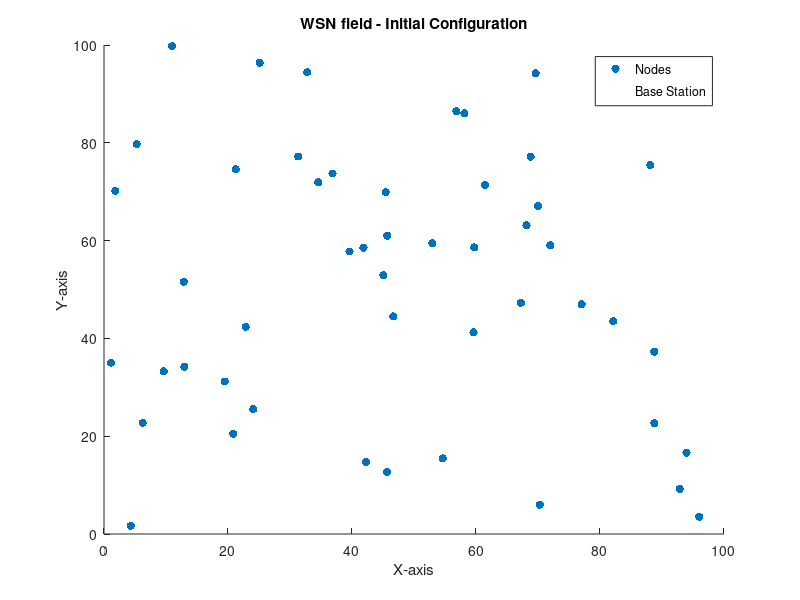
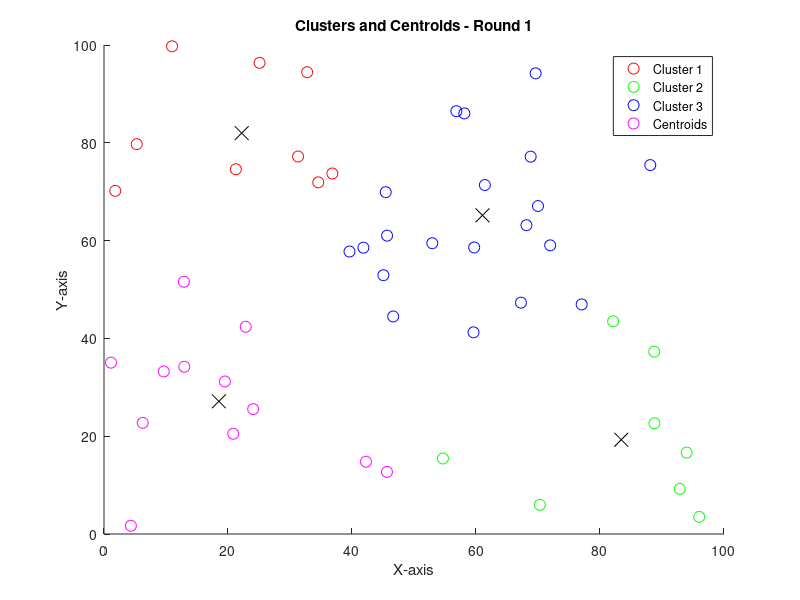
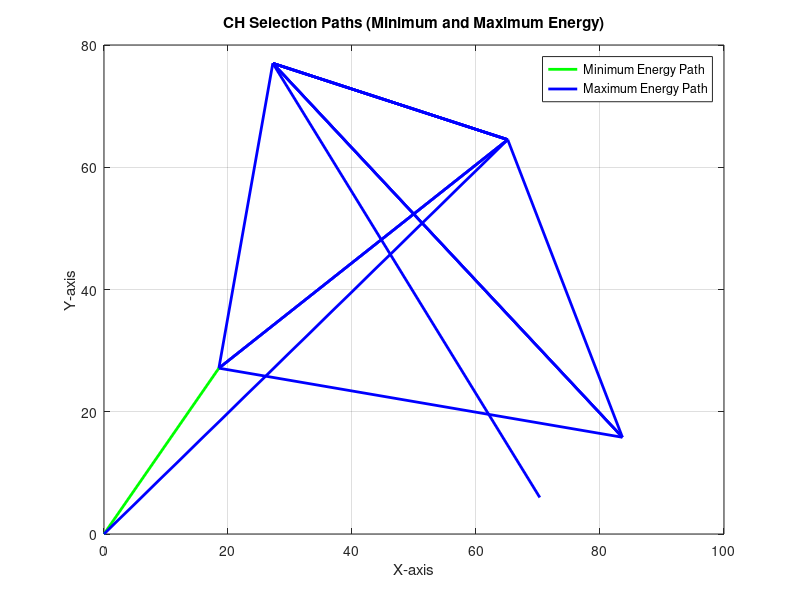
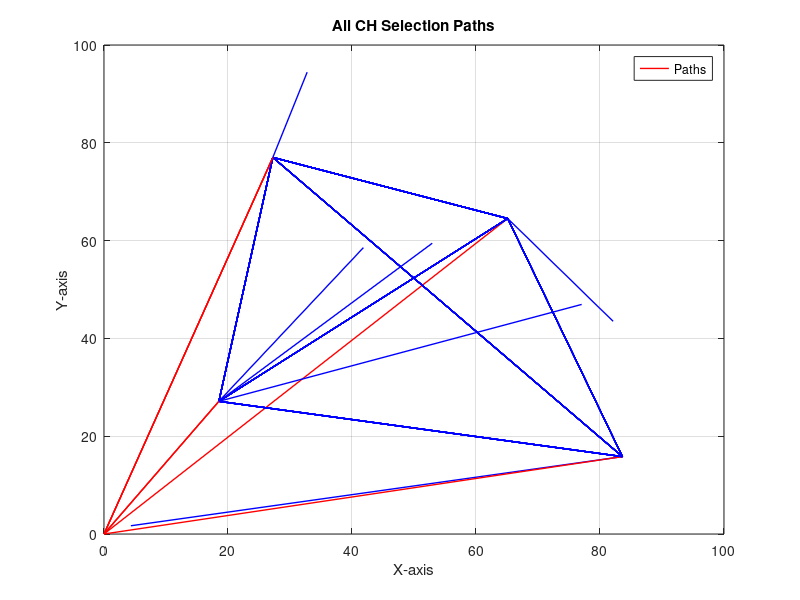

Reproduce these figures in MATLAB, in order.
clc; 
clear all;
close all;
% Step 1: Start
% Step 2: Setting up WSN simulation parameters
Bits = 1000; % Replace with your specific value or calculation
networkSize = 100;  % Size of the WSN field
BS_location = [0, 0];  % Base station location
n = 50;  % Number of nodes
alivenodes = n;
Eo = 0.5;  % Initial energy of each node
ETX = 50e-9;  % Energy used in transmitting
ERX = 50e-9;  % Energy used in receiving
Eamp = 0.0013e-12;  % Transmission energy for amplifier
Efs = 10e-12;  % Reception energy for amplifier
EDA = 5e-9;  % Data aggregation energy

% Initialize a variable to store plotted paths
plottedPaths = {};

% Visualize the CH selection paths

minEnergyPath = [];  % Initialize the path with minimum energy consumption
minEnergy = inf;     % Initialize the minimum energy value to infinity


% Step 3: For every node
nodes = struct('ID', 0, 'Location', [0, 0], 'Energy', Eo, ...
    'Dtch', 0, 'Dts', 0, 'Chid', 0, 'Dkmean', 0, 'ClusterID', 0, ...
    'Cond', 1, 'Role', 0);

for i = 1:n
    % a. Set Node ID.
    nodes(i).ID = i;
    
    % b. Randomly assign coordinates as the node’s location.
    nodes(i).Location = rand(1, 2) * networkSize;
    
    % c. Set node’s initial energy = Eo.
    nodes(i).Energy = Eo;
    
    % d-h. Set other parameters as specified.
    nodes(i).Dtch = 0;
    nodes(i).Dts = 0;
    nodes(i).Chid = 0;
    nodes(i).Dkmean = 0;
    nodes(i).ClusterID = 0;
    nodes(i).Cond = 1;
    nodes(i).Role = 0;
end

% Visualize the initial network field
figure; 
locations = reshape([nodes.Location], 2, []).';  % Extract locations
scatter(locations(:, 1), locations(:, 2), 'filled');

hold on;
scatter(BS_location(1), BS_location(2), 100, 'r', 'filled', 'Marker', '*');
title('WSN field - Initial Configuration');
xlabel('X-axis');
ylabel('Y-axis');
legend('Nodes', 'Base Station');
hold off;

% Step 4: Initialize report variables
total_transmitted_data = 0;
total_received_data = 0;
total_aggregated_data = 0;
total_energy_consumed = 0;

% Step 5: Simulation
max_iterations = 15;  % Set a maximum number of iterations to avoid infinite loops
iteration_counter = 0;  % Initialize iteration counter

% Initialize variables for PDR calculation
total_transmitted_packets = 0;
total_received_packets = 0;

% Initialize a variable to store CH selection paths
chSelectionPaths = cell(n, 1);

while any([nodes.Cond]) && iteration_counter < max_iterations
    iteration_counter = iteration_counter + 1;
    
    fprintf('Iteration: %d\n', iteration_counter);

    
    % a. Setup phase
    % i-iv. Implement the setup phase as described
    
    % b. K-means Clustering
    % i. Calculate the density and the density parameter (ρ)
    alive_nodes = find([nodes.Cond]);
    Density = length(alive_nodes) / networkSize;
    Density_Parameter = 4 / Density;
    
    % ii. Calculate the number of clusters (No) to be formed
    No = round((length(alive_nodes) / 100) * Density_Parameter);
    
    % iii. Run k-means with better initialization
    data = zeros(length(alive_nodes), 2);
    for j = 1:length(alive_nodes)
        data(j, :) = nodes(alive_nodes(j)).Location;
    end
    
    % Better initialization using 'kmeans++'
    try
        [idx, centroids] = kmeans(data, No, 'MaxIter', 15, 'Replicates', 5, 'Start', 'plus');
    catch
        warning('K-means did not converge. Skipping this iteration.');
        continue;  % Skip to the next iteration if k-means does not converge
    end
    
    % iv. For each cluster, find the node closest to the centroid and elect it as CH
    for k = 1:No
        cluster_nodes = alive_nodes(idx == k);
        distances_to_centroid = zeros(length(cluster_nodes), 1);
        for l = 1:length(cluster_nodes)
            distances_to_centroid(l) = norm(nodes(cluster_nodes(l)).Location - centroids(k, :));
            % Record the CH selection path for each node in the cluster
            chSelectionPaths{cluster_nodes(l)} = [chSelectionPaths{cluster_nodes(l)}, k];
        end
        [~, idx_closest] = min(distances_to_centroid);
        elected_CH = cluster_nodes(idx_closest);
        
        % Update CH information for the elected node
        nodes(elected_CH).Role = 1;
        nodes(elected_CH).ClusterID = k;
        nodes(elected_CH).Chid = elected_CH;
    end
    
    % v. Update other node information related to clustering
    
    % b. Steady Phase
    % i-iv. Implement the steady phase as described
    for i = 1:n
        % Process each node
        if nodes(i).Cond == 1
            % Node is alive
            % Transmit data to CH
            if nodes(i).Dtch <= (Efs/Eamp)
                Etransmit = Bits * (ETX + (Efs * nodes(i).Dtch^2));
            else
                Etransmit = Bits * (ETX + (Eamp * nodes(i).Dtch));
            end
            
            % Receive data at CH
            ERecept = Bits * (ERX + EDA);
            
            % Transmit aggregated data to sink node
            if nodes(i).Dts <= (Efs/Eamp)
                EtransmitSink = Bits * ((ETX + EDA) + (Efs * nodes(i).Dts^2));
            else
                EtransmitSink = Bits * ((ETX + EDA) + (Eamp * nodes(i).Dts));
            end
            
            % Update energy levels
            nodes(i).Energy = nodes(i).Energy - (Etransmit + ERecept + EtransmitSink);
            
            % Check if the node died during transmission or reception
            if nodes(i).Energy <= 0
                nodes(i).Cond = 0;
                nodes(i).Chid = 0;
                nodes(i).Role = 0;
                % Update other parameters as needed
            else
                % Update reports
                total_transmitted_data = total_transmitted_data + Etransmit;
                total_received_data = total_received_data + ERecept;
                total_aggregated_data = total_aggregated_data + EtransmitSink;
                total_energy_consumed = total_energy_consumed + (Etransmit + ERecept + EtransmitSink);
                % Simulate packet transmission and reception
                % Assuming a probability of successful transmission and reception
                if rand < 0.8  % Example: 80% chance of successful transmission
                    total_transmitted_packets = total_transmitted_packets + 1;
                    if rand < 0.9  % Example: 90% chance of successful reception
                        total_received_packets = total_received_packets + 1;
                    end
                end
            end
        end
    end
    
    % Visualize clusters and centroids after the first round
    if iteration_counter == 1
        figure;
        gscatter(data(:, 1), data(:, 2), idx, 'rgbm', 'o', 8, 'off');
        hold on;
        scatter(centroids(:, 1), centroids(:, 2), 100, 'k', 'x');
        title('Clusters and Centroids - Round 1');
        xlabel('X-axis');
        ylabel('Y-axis');
        legend('Cluster 1', 'Cluster 2', 'Cluster 3', 'Centroids');
        hold off;
    end
end
 
% Visualize network survival over rounds
figure;
plot(1:iteration_counter, sum([nodes.Cond]), 'LineWidth', 2);

title('Network Survival Over Rounds');
xlabel('Round');
ylabel('Number of Operational Nodes');
ylim([0, n]);
grid on;



% Calculate and visualize minimum and maximum energy paths
% Initialize variables
minEnergy = inf;            % Initialize minimum energy to infinity
maxEnergy = -inf;           % Initialize maximum energy to negative infinity
minEnergyPath = [];         % Initialize minimum energy path
maxEnergyPath = [];         % Initialize maximum energy path

% Iterate through each path to calculate energy consumption
for i = 1:n
    if ~isempty(chSelectionPaths{i})
        x = nodes(i).Location(1);
        y = nodes(i).Location(2);
        path = chSelectionPaths{i};
        energyConsumption = 0;  % Initialize energy consumption for this path
        
        % Calculate energy consumption for this path
        for j = 1:length(path) - 1
            x_path = [x, centroids(path(j), 1)];
            y_path = [y, centroids(path(j), 2)];
            distance = norm([x, y] - centroids(path(j), :));
            energyConsumption = energyConsumption + distance * Eamp;
            x = centroids(path(j), 1);
            y = centroids(path(j), 2);
        end
        distanceToBS = norm([x, y] - BS_location);
        energyConsumption = energyConsumption + distanceToBS * Eamp;
        
        % Update the minimum energy path and energy if needed
        if energyConsumption < minEnergy
            minEnergy = energyConsumption;
            minEnergyPath = path;
        end
        
        % Update the maximum energy path and energy if needed
        if energyConsumption > maxEnergy
            maxEnergy = energyConsumption;
            maxEnergyPath = path;
        end
    end
end


% Plot the minimum energy path
if ~isempty(minEnergyPath)
    x = nodes(minEnergyPath(1)).Location(1);
    y = nodes(minEnergyPath(1)).Location(2);
    for j = 1:length(minEnergyPath) - 1
        x_path = [x, centroids(minEnergyPath(j), 1)];
        y_path = [y, centroids(minEnergyPath(j), 2)];
        plot(x_path, y_path, 'g-', 'LineWidth', 2);
        x = centroids(minEnergyPath(j), 1);
        y = centroids(minEnergyPath(j), 2);
    end
    x_path = [x, 0]; % Base station at (0,0)
    y_path = [y, 0]; % Base station at (0,0)
    plot(x_path, y_path, 'g-', 'LineWidth', 2); % Green color for minimum energy path
    hold on;
end


% Plot the maximum energy path
if ~isempty(maxEnergyPath)
    x = nodes(maxEnergyPath(1)).Location(1);
    y = nodes(maxEnergyPath(1)).Location(2);
    for j = 1:length(maxEnergyPath) - 1
        x_path = [x, centroids(maxEnergyPath(j), 1)];
        y_path = [y, centroids(maxEnergyPath(j), 2)];
        plot(x_path, y_path, 'b-', 'LineWidth', 2);
        x = centroids(maxEnergyPath(j), 1);
        y = centroids(maxEnergyPath(j), 2);
    end
    x_path = [x, 0]; % Base station at (0,0)
    y_path = [y, 0]; % Base station at (0,0)
    plot(x_path, y_path, 'b-', 'LineWidth', 2); % Magenta color for maximum energy path
    hold on;
end


% Plot Base Station

title('CH Selection Paths (Minimum and Maximum Energy)');
xlabel('X-axis');
ylabel('Y-axis');
legend('Minimum Energy Path', 'Maximum Energy Path');
grid on;


% Visualize all possible paths
figure;
for i = 1:n
    if ~isempty(chSelectionPaths{i})
        x = nodes(i).Location(1);
        y = nodes(i).Location(2);
        path = chSelectionPaths{i};
        
        % Check if the path has been plotted already
        pathString = num2str(path);
        if any(strcmp(plottedPaths, pathString))
            continue; % Skip if the path has been plotted before
        end
        
        % Add the path to the list of plotted paths
        plottedPaths{end+1} = pathString;
        
        for j = 1:length(path) - 1
            x_path = [x, centroids(path(j), 1)];
            y_path = [y, centroids(path(j), 2)];
            plot(x_path, y_path, 'b-', 'LineWidth', 1);
            x = centroids(path(j), 1);
            y = centroids(path(j), 2);
        end
        x_path = [x, BS_location(1)];
        y_path = [y, BS_location(2)];
        plot(x_path, y_path, 'r-', 'LineWidth', 1);
        hold on;
    end
end
scatter(BS_location(1), BS_location(2), 100, 'r', 'filled', 'Marker', '*');
title('All CH Selection Paths');
xlabel('X-axis');
ylabel('Y-axis');
legend('Paths');
grid on;


% Visualize survival nodes at the end of the simulation
figure;
scatter([nodes.Location], [nodes.Location], 'filled', 'MarkerFaceColor', 'b');
hold on;
scatter([nodes(~[nodes.Cond]).Location], [nodes(~[nodes.Cond]).Location], 'filled', 'MarkerFaceColor', 'r');
title('Survival Nodes at the End of the Simulation');
xlabel('X-axis');
ylabel('Y-axis');
legend('Survival Nodes', 'Failed Nodes');
hold off;

% Step 5: Generate final reports
fprintf('--- Simulation Reports ---\n');
fprintf('Total Transmitted Data: %f J\n', total_transmitted_data);
fprintf('Total Received Data: %f J\n', total_received_data);
fprintf('Total Aggregated Data: %f J\n', total_aggregated_data);
fprintf('Total Energy Consumed: %f J\n', total_energy_consumed);

% Print minimum and maximum energy
fprintf('Minimum Energy Required for Data Transfer: %.4e J\n', minEnergy);
fprintf('Maximum Energy Required for Data Transfer: %.4e J\n', maxEnergy);
% Step 6: Transfer Data from Base Station to Target Node

% Specify the ID of the target node
targetID = 20; % Replace with the ID of the target node

% Location of the base station
sourceLocation = BS_location;

% Initialize variables for minimum energy path
minEnergyConsumption = Inf;
bestPath = [];

% Iterate through all possible paths
for i = 1:n
    % Check if there is a path from the base station to node i
    if ~isempty(chSelectionPaths{i})
        path = chSelectionPaths{i};
        
        % Calculate energy consumption for this path
        totalEnergyConsumption = 0;
        pathCoordinates = sourceLocation;  % Start from the base station location
        
        for j = 1:length(path) - 1
            clusterID = path(j);
            centroid = centroids(clusterID, :);
            distance = norm(pathCoordinates(end, :) - centroid);
            energyConsumption = distance * Eamp;
            totalEnergyConsumption = totalEnergyConsumption + energyConsumption;
            pathCoordinates = [pathCoordinates; centroid];
        end
        
        % Calculate energy consumption from the last centroid to the target node
        lastCentroid = centroids(path(end), :);
        distanceToTarget = norm(lastCentroid - nodes(targetID).Location);
        energyConsumptionToTarget = distanceToTarget * Eamp;
        totalEnergyConsumption = totalEnergyConsumption + energyConsumptionToTarget;
        
        % Check if this path has minimum energy consumption so far
        if totalEnergyConsumption < minEnergyConsumption
            minEnergyConsumption = totalEnergyConsumption;
            bestPath = path;
        end
    end
end

% Visualize the best path
if ~isempty(bestPath)
    % Plot the path
    pathCoordinates = sourceLocation;  % Start from the base station location
    for i = 1:length(bestPath) - 1
        clusterID = bestPath(i);
        centroid = centroids(clusterID, :);
        pathCoordinates = [pathCoordinates; centroid];
    end
    lastCentroid = centroids(bestPath(end), :);
    pathCoordinates = [pathCoordinates; lastCentroid; nodes(targetID).Location];
    
    figure;
    plot(pathCoordinates(:, 1), pathCoordinates(:, 2), 'b-', 'LineWidth', 2);
    hold on;
    scatter(sourceLocation(1), sourceLocation(2), 100, 'g', 'filled', 'Marker', 'o');
    scatter(nodes(targetID).Location(1), nodes(targetID).Location(2), 100, 'r', 'filled', 'Marker', 'o');
    scatter(centroids(bestPath, 1), centroids(bestPath, 2), 100, 'k', 'filled', 'Marker', 'x');
    scatter(lastCentroid(1), lastCentroid(2), 100, 'k', 'filled', 'Marker', 'x');
    title('Best Path from Base Station to Target Node (Minimum Energy)');
    xlabel('X-axis');
    ylabel('Y-axis');
    legend('Path', 'Base Station', 'Target Node', 'Cluster Centroids');
    grid on;

    % Print energy consumption for the best path
    fprintf('Minimum energy consumed for data transfer from base station to node %d: %.4e J\n', targetID, minEnergyConsumption);
else
    fprintf('No path found from base station to node %d\n', targetID);
end

% Calculate the estimated number of transmitted packets
transmitted_packets = total_transmitted_data / Etransmit;

% Calculate the estimated number of received packets
received_packets = total_received_data / ERecept;

% Calculate Packet Delivery Ratio (PDR)
pdr = total_received_packets / total_transmitted_packets;

fprintf('Packet Delivery Ratio (PDR): %.2f%%\n', pdr * 100);

